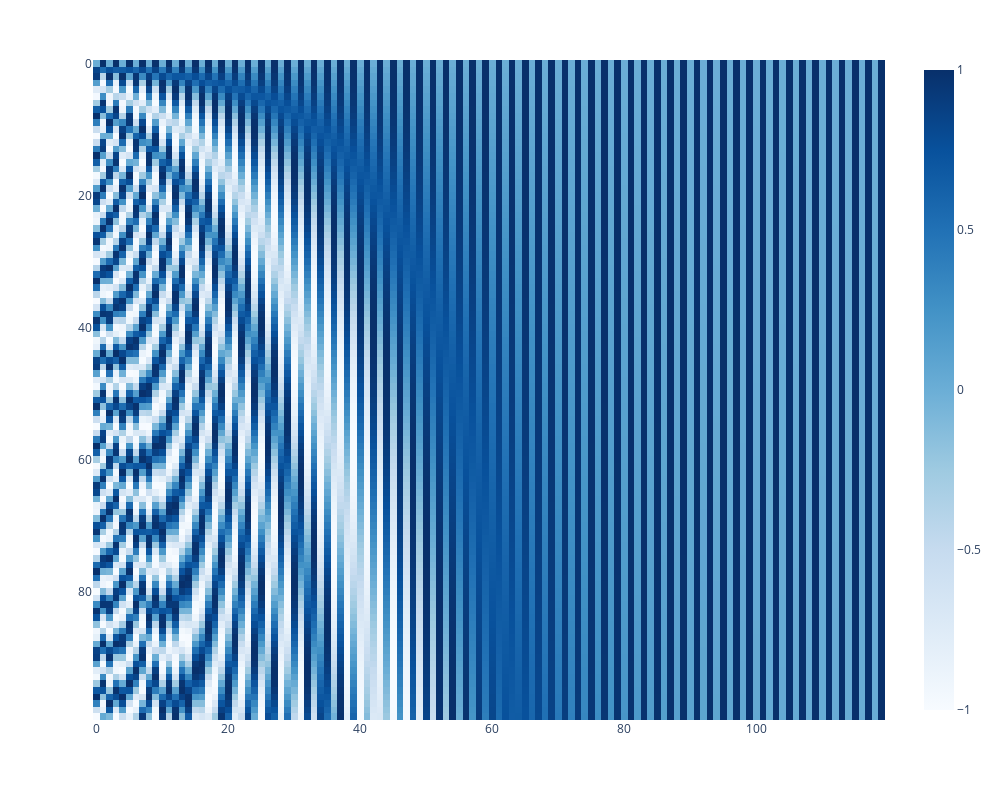

Write notebook code for a chart like this one.
### Code cell
px.imshow(np.squeeze(z.data.numpy()) ,color_continuous_scale="blues",width=1000,height=800)

### Figure 1 — Plotly figure (JSON) as saved in the notebook; plotly's stock layout.template omitted (floating-point values rounded to 4 significant figures; data arrays with more than 128 entries replaced by an {"elided": "..."} marker saying what was removed)
{"data": [{"coloraxis": "coloraxis", "hovertemplate": "x: %{x}<br>y: %{y}<br>color: %{z}<extra></extra>", "name": "0", "type": "heatmap", "xaxis": "x", "yaxis": "y", "z": {"elided": "100x120 float values"}}], "layout": {"coloraxis": {"colorscale": [[0, "rgb(247,251,255)"], [0.125, "rgb(222,235,247)"], [0.25, "rgb(198,219,239)"], [0.375, "rgb(158,202,225)"], [0.5, "rgb(107,174,214)"], [0.625, "rgb(66,146,198)"], [0.75, "rgb(33,113,181)"], [0.875, "rgb(8,81,156)"], [1, "rgb(8,48,107)"]]}, "height": 800, "margin": {"t": 60}, "width": 1000, "xaxis": {"anchor": "y", "constrain": "domain", "domain": [0, 1], "scaleanchor": "y"}, "yaxis": {"anchor": "x", "autorange": "reversed", "constrain": "domain", "domain": [0, 1]}}}
